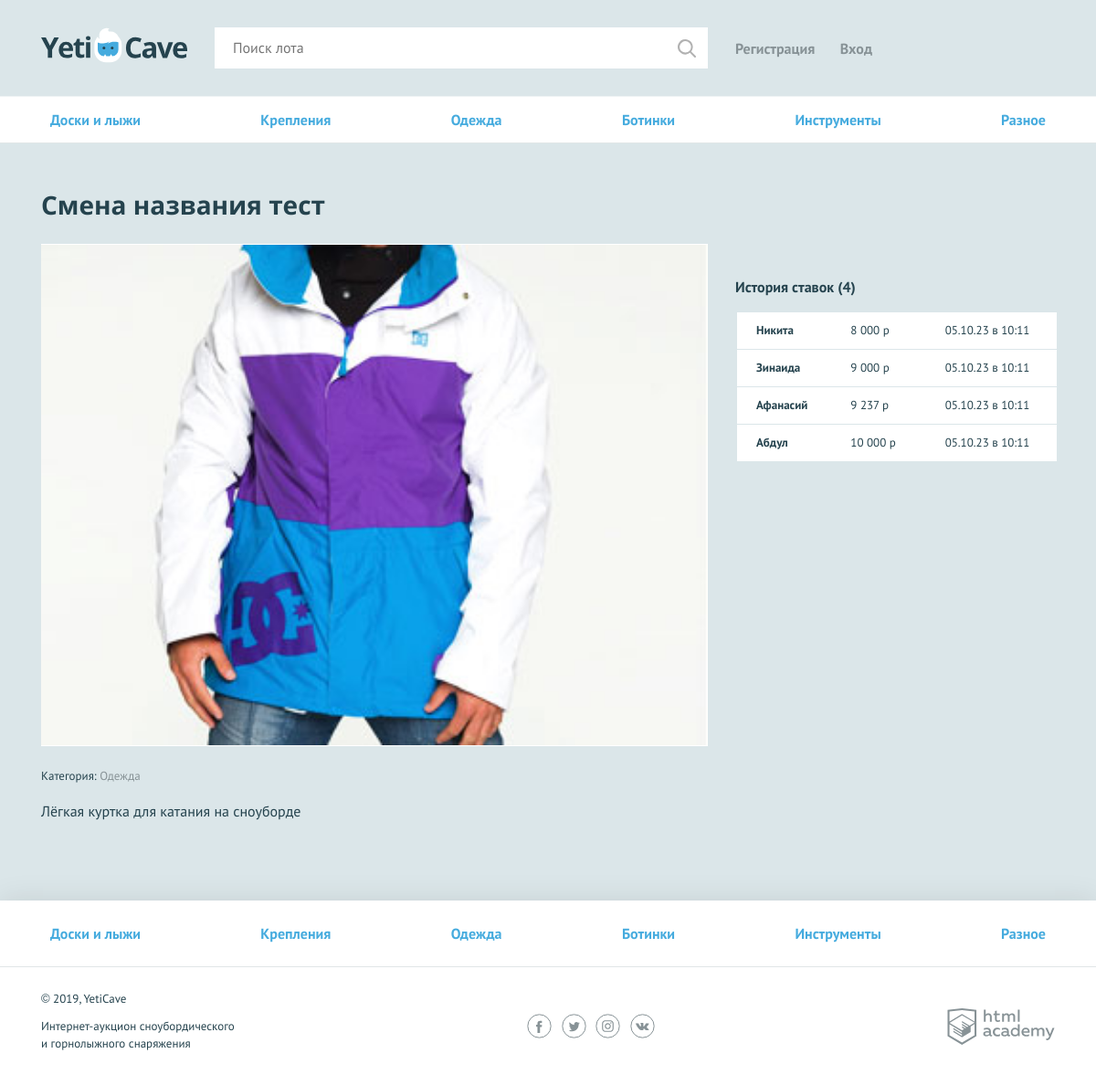
Screenshot of /lot.php?id=1 with the database file from the repository.
### tables this page shows
CREATE TABLE IF NOT EXISTS `category`
( 
    `id` INT PRIMARY KEY AUTO_INCREMENT,
    `name` VARCHAR(255) NOT NULL UNIQUE,
    `code` VARCHAR(60) NOT NULL UNIQUE
);

CREATE TABLE IF NOT EXISTS `lot`
(
    `id` INT PRIMARY KEY AUTO_INCREMENT,
    `date_create` TIMESTAMP DEFAULT CURRENT_TIMESTAMP,
    `name` VARCHAR(255) NOT NULL,
    `description` VARCHAR(1024) NOT NULL,
    `image_link` VARCHAR(400) NOT NULL,

    `start_price` INT(255) NOT NULL,
    `expire_date` DATE NOT NULL,
    `bet_step` INT NOT NULL,

    `author_id` INT,
    `winner_id` INT,
    `category_id` INT,

    FOREIGN KEY (`author_id`) REFERENCES `account`(`id`) ON DELETE CASCADE,
    FOREIGN KEY (`winner_id`) REFERENCES `account`(`id`) ON DELETE CASCADE,
    FOREIGN KEY (`category_id`) REFERENCES `category`(`id`) ON DELETE CASCADE
);

CREATE TABLE IF NOT EXISTS `bet`
( 
    `id` INT PRIMARY KEY AUTO_INCREMENT,
    `create_date` TIMESTAMP DEFAULT CURRENT_TIMESTAMP,
    `summary` INT(80) NOT NULL,

    `user_id` INT,
    `lot_id` INT,

    FOREIGN KEY (`user_id`) REFERENCES `account`(`id`) ON DELETE CASCADE,
    FOREIGN KEY (`lot_id`) REFERENCES `lot`(`id`) ON DELETE CASCADE
);

CREATE TABLE IF NOT EXISTS `account`
( 
    `id` INT PRIMARY KEY AUTO_INCREMENT,
    `date_create` TIMESTAMP DEFAULT CURRENT_TIMESTAMP,
    `email` VARCHAR(255) NOT NULL UNIQUE,
    `name` VARCHAR(60) NOT NULL,
    `password` VARCHAR(90) NOT NULL,
    `contacts` VARCHAR(255) NOT NULL
);

### init.php (called while the page is built, shortened)
<?php
require_once('functions.php');
require_once('helpers.php');
$page_title = 'Главная';
?>

### functions.php (called while the page is built, shortened)
<?php
function pretty_number($num)
{
    return number_format($num, 0, '', ' ');
}
function get_categories_list(mysqli $mysql) : array
{
    $sql_query = "SELECT * FROM category";
    $result = mysqli_query($mysql, $sql_query);
    $rows = mysqli_fetch_all($result, MYSQLI_ASSOC);
    return $rows;
}
function get_lot_info_by_id(mysqli $mysql, int $id)
{
    $sql_query = "SELECT `lot`.*, `category`.`name` AS `category_name` FROM `lot` INNER JOIN `category` ON `lot`.`category_id` = `category`.`id` WHERE `lot`.`id`=?";
    $stmt = mysqli_prepare($mysql, $sql_query);
    mysqli_stmt_bind_param($stmt, 'i', $id);
    mysqli_stmt_execute($stmt);
    $result = mysqli_stmt_get_result($stmt);
    $lot = mysqli_fetch_assoc($result);
    return $lot;
}
function get_bet_list_by_lot_id(mysqli $mysql, int $id) : array
{
    $sql_query = "SELECT `bet`.`create_date`, `bet`.`summary`, `lot`.`name` AS `lot_name`, `account`.`name` AS `account_name`
    FROM `bet` INNER JOIN `lot` ON `bet`.`lot_id` = `lot`.`id` INNER JOIN `account` ON `bet`.`user_id` = `account`.`id` WHERE `bet`.`lot_id` = ? ORDER BY `bet`.`create_date`";
    $stmt = mysqli_prepare($mysql, $sql_query);
    mysqli_stmt_bind_param($stmt, 'i', $id);
    mysqli_stmt_execute($stmt);
    $result = mysqli_stmt_get_result($stmt);
    $rows = mysqli_fetch_all($result, MYSQLI_ASSOC);
    return $rows;
}
function format_time(string $date) : string
{
    $date_time = strtotime($date);
    $time = strtotime('now') - $date_time;
    $time = ($time < 1 ) ? 1 : $time;
    $tokens = array (
        86400 => 'день назад',
        3600 => 'часов назад',
        60 => 'минут назад',
        1 => 'секунд назад'
    );
    if ($time < 86400)
    {
        foreach ($tokens as $unit => $text) {
            if ($time < $unit) continue;
            $numberOfUnits = floor($time / $unit);
            return $numberOfUnits .' '. $text;
        }
    } else {
        return date('d.m.y в H:i', $date_time);
    }
    return "";
}
?>

### helpers.php (called while the page is built, shortened)
<?php
function include_template($name, array $data = []) {
    $name = 'templates/' . $name;
    extract($data);
    require $name;
    $result = ob_get_clean();
    return $result;
}

### templates/lot.php (the view, shortened to what this page needs)
<section class="lot-item container">
      <h2><?= $lot_info['name'] ?></h2>
      <div class="lot-item__content">
        <div class="lot-item__left">
          <div class="lot-item__image">
            <img src="<?= $lot_info['image_link'] ?>" width="730" height="548" alt="<?= htmlspecialchars($lot_info['category_name']) ?>">
          </div>
          <p class="lot-item__category">Категория: <span><?= $lot_info['category_name'] ?> </span></p>
          <p class="lot-item__description"><?= htmlspecialchars($lot_info['description']) ?></p>
        </div>
        <div class="lot-item__right">
          <div class="history">
            <h3>История ставок (<span><?= count($bet_history) ?></span>)</h3>
            <table class="history__list">
              <?php foreach($bet_history as $bet): ?>
                  <tr class="history__item">
                    <td class="history__name"><?= $bet["account_name"] ?></td>
                    <td class="history__price"><?= pretty_number($bet["summary"]) ?> р</td>
                    <td class="history__time"><?= format_time($bet["create_date"]) ?></td>
                  </tr>
              <?php endforeach; ?>
            </table>
          </div>
        </div>
      </div>
    </section>
  </main>

### lot.php (shortened to what this page needs)
<?php
    require_once('init.php');
    $category_list = get_categories_list($mysql);
    $lot_info = get_lot_info_by_id($mysql, $_GET['id']);
    print(include_template('header.php', [
      'page_title' => $page_title,
      'categories' => $category_list
    ]));
    if (empty($lot_info))
    {
      header("HTTP/1.1 404 Not Found");
      $page_title = 'Страница не найдена';
      print('
      <section class="lot-item container">
            <h2>404 Страница не найдена</h2>
            <p>Данной страницы не существует на сайте.</p>
      </section>
      </main>
      ');
    } else {
      print(include_template('lot.php', [
        'lot_info' => $lot_info,
        'bet_history' =>  get_bet_list_by_lot_id($mysql, $_GET['id'])
      ]));
    }
?>
</div>
<?php
print(include_template('footer.php', [
  'categories' => $category_list,
]));
?>

### templates/header.php (shortened to what this page needs)
<!DOCTYPE html>
<html lang="ru">
<head>
  <link href="../css/normalize.min.css" rel="stylesheet">
  <link href="../css/style.css" rel="stylesheet">
</head>
<body>
<div class="page-wrapper">
  <header class="main-header">
    <div class="main-header__container container">
      <a class="main-header__logo" href="/index.php">
        <img src="../img/logo.svg" width="160" height="39" alt="Логотип компании YetiCave">
      </a>
      <form class="main-header__search" method="get" action="../search.php" autocomplete="off">
        <input type="search" name="search" placeholder="Поиск лота">
        <input class="main-header__search-btn" type="submit" name="find" value="Найти">
      </form>
      <nav class="user-menu">
            <?php if (isset($_SESSION['is_auth']) && $_SESSION['is_auth']): ?>
                <div class="user-menu__logged">
                    <p> <?= htmlspecialchars($_SESSION['username']) ?> </p>
                    <a class="user-menu__bets" href="../my-bets.php">Мои ставки</a>
                    <a class="user-menu__logout" href="../logout.php">Выход</a>
                </div>
            <?php else: ?>
                <ul class="user-menu__list">
                    <li class="user-menu__item">
                        <a href="../sign-up.php">Регистрация</a>
                    </li>
                    <li class="user-menu__item">
                        <a href="../login.php">Вход</a>
                    </li>
                </ul>
            <?php endif; ?>
        </nav>
    </div>
  </header>
  <main>
    <nav class="nav">
      <ul class="nav__list container">
        <?php foreach($categories as $item): ?>
        <li class="nav__item">
            <a href="pages/all-lots.html"><?= $item['name'] ?></a>
        </li>
        <?php endforeach; ?>
      </ul>
    </nav>

### templates/footer.php (shortened to what this page needs)
<footer class="main-footer">
  <nav class="nav">
    <ul class="nav__list container">
        <?php foreach($categories as $item): ?>
        <li class="nav__item">
            <a href="pages/all-lots.html"><?= $item['name'] ?></a>
        </li>
        <?php endforeach; ?>
    </ul>
  </nav>
  <div class="main-footer__bottom container">
    <div class="main-footer__copyright">
      <p>© 2019, YetiCave</p>
      <p>Интернет-аукцион сноубордического и горнолыжного снаряжения</p>
    </div>
    <div class="main-footer__social social">
      <a class="social__link social__link--facebook" href="#">
      </a>
      <a class="social__link social__link--twitter" href="#">
      </a>
      <a class="social__link social__link--instagram" href="#">
      </a>
      <a class="social__link social__link--vkontakte" href="#">
      </a>
    </div>
    <div class="main-footer__developed-by">
      <a class="logo-academy" href="https://htmlacademy.ru/intensive/php">
      </a>
    </div>
  </div>
</footer>
</body>
</html>

### rows the page displays
category: name "Доски и лыжи"
category: name "Крепления"
category: name "Одежда"
category: name "Ботинки"
category: name "Инструменты"
category: name "Разное"
lot: name "Смена названия тест", image_link (picture), category.name "Одежда", description "Лёгкая куртка для катания на сноуборде"
bet: user.name "Никита", summary "8 000", create_date "05.10.23 в 10:11"
bet: user.name "Зинаида", summary "9 000", create_date "05.10.23 в 10:11"
bet: user.name "Афанасий", summary "9 237", create_date "05.10.23 в 10:11"
bet: user.name "Абдул", summary "10 000", create_date "05.10.23 в 10:11"

### other values shown
count($bet_history) "4"
